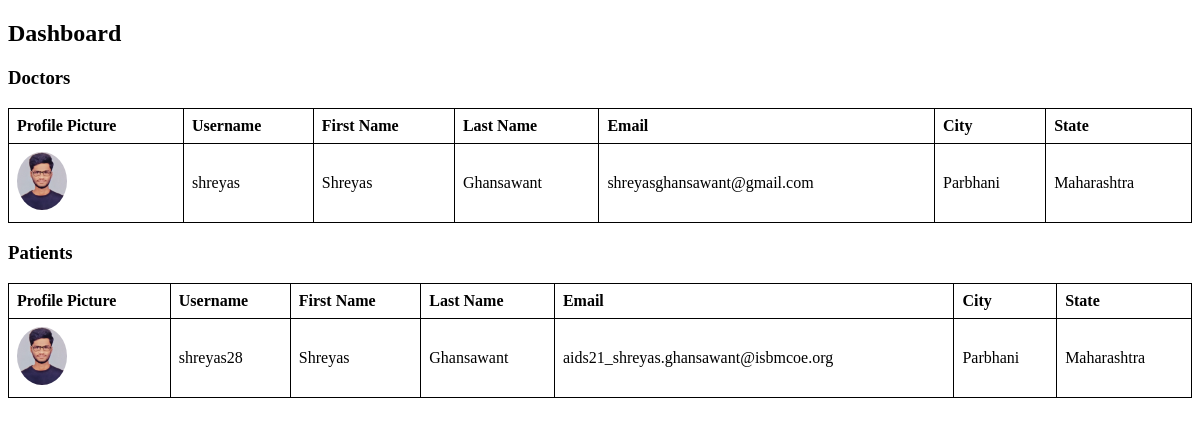
/dashboard/, run on the app's committed database.
### hospital/models.py (models this page shows, shortened)
class CustomUser(AbstractUser):
    is_doctor = models.BooleanField(default=False)
    email = models.EmailField(unique=True)
    first_name = models.CharField(max_length=100)
    last_name = models.CharField(max_length=100)
    profile_picture = models.ImageField(upload_to='profile_pictures/', null=True, blank=True)
    address_line1 = models.CharField(max_length=255, null=True, blank=True)
    city = models.CharField(max_length=100, null=True, blank=True)
    state = models.CharField(max_length=100, null=True, blank=True)
    pincode = models.CharField(max_length=10, null=True, blank=True)

### hospital/views.py (the view)
# urls.py: path('dashboard/', views.dashboard_view, name='dashboard'),
def dashboard_view(request):
    patients = CustomUser.objects.filter(is_doctor=False)
    doctors = CustomUser.objects.filter(is_doctor=True)
    me = request.user
    context = {
        'patients': patients,
        'doctors': doctors,
        'me': me,
    }
    return render(request, 'dashboard.html', context)

### hospital/templates/dashboard.html (shortened to what this page needs)
<!DOCTYPE html>
<html>
<head>
</head>
<body>
    <h2>Dashboard</h2>
    <h3>Doctors</h3>
    <table>
        <thead>
            <tr>
                <th>Profile Picture</th>
                <th>Username</th>
                <th>First Name</th>
                <th>Last Name</th>
                <th>Email</th>
                <th>City</th>
                <th>State</th>
            </tr>
        </thead>
        <tbody>
            {% for doctor in doctors %}
            {% if patient == me %}
            <tr style="background-color: lightgreen;">
            {% else %}
            <tr>
            {% endif %}
                <td>
                    {% if doctor.profile_picture %}
                        <img src="{{ doctor.profile_picture.url }}" alt="Profile Picture">
                    {% else %}
                        No Picture
                    {% endif %}
                </td>
                <td>{{ doctor.username }}</td>
                <td>{{ doctor.first_name }}</td>
                <td>{{ doctor.last_name }}</td>
                <td>{{ doctor.email }}</td>
                <td>{{ doctor.city }}</td>
                <td>{{ doctor.state }}</td>
            </tr>
            {% endfor %}
        </tbody>
    </table>
    <h3>Patients</h3>
    <table>
        <thead>
            <tr>
                <th>Profile Picture</th>
                <th>Username</th>
                <th>First Name</th>
                <th>Last Name</th>
                <th>Email</th>
                <th>City</th>
                <th>State</th>
            </tr>
        </thead>
        <tbody>
            {% for patient in patients %}
            {% if patient == me %}
            <tr style="background-color: lightgreen;">
            {% else %}
            <tr>
            {% endif %}
                <td>
                    {% if patient.profile_picture %}
                        <img src="{{ patient.profile_picture.url }}" alt="Profile Picture">
                    {% else %}
                        No Picture
                    {% endif %}
                </td>
                <td>{{ patient.username }}</td>
                <td>{{ patient.first_name }}</td>
                <td>{{ patient.last_name }}</td>
                <td>{{ patient.email }}</td>
                <td>{{ patient.city }}</td>
                <td>{{ patient.state }}</td>
            </tr>
            {% endfor %}
        </tbody>
    </table>
</body>
</html>

### hospital/templates/dashboard.html (style rules this page uses)
table { width: 100%; border-collapse: collapse; }
table, th, td { border: 1px solid black; }
th, td { padding: 8px; text-align: left; }
img { max-width: 50px; height: auto; border-radius: 50%; }

### data on the page
CustomUser: profile_picture (picture), username "shreyas", first_name "Shreyas", last_name "Ghansawant", email "shreyasghansawant@gmail.com", city "Parbhani", state "Maharashtra"
CustomUser: profile_picture (picture), username "shreyas28", first_name "Shreyas", last_name "Ghansawant", email "aids21_shreyas.ghansawant@isbmcoe.org", city "Parbhani", state "Maharashtra"
